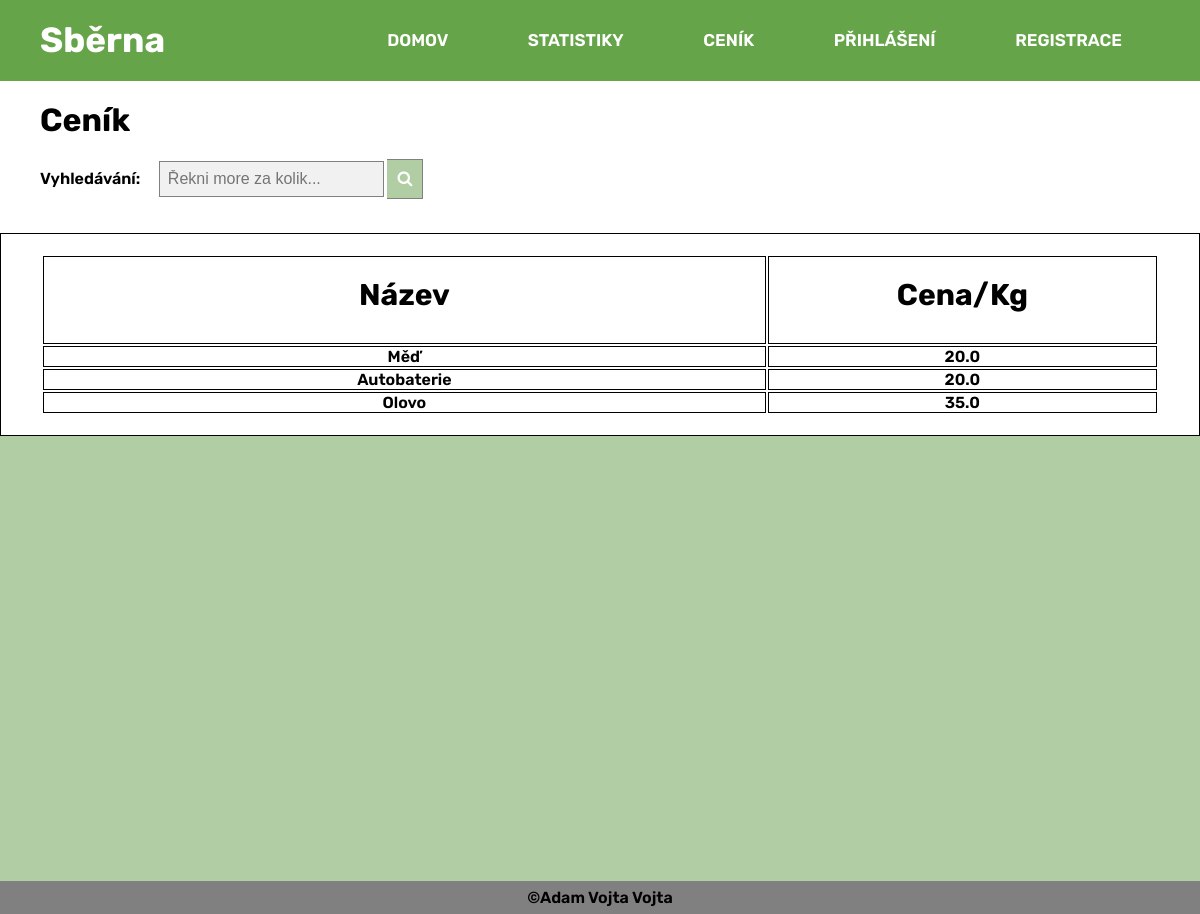
/cenik, run on the app's committed database.
### tables this page shows
CREATE TABLE ceny (id_ceny INTEGER NOT NULL PRIMARY KEY AUTOINCREMENT, datum_od DATE NOT NULL, datum_do DATE NOT NULL, cena FLOAT NOT NULL, id_typu_materialu INTEGER NOT NULL REFERENCES typy_materialu (id_typu_materialu));

CREATE TABLE typy_materialu (id_typu_materialu INTEGER NOT NULL PRIMARY KEY AUTOINCREMENT, nazev TEXT NOT NULL);

### app.py (the view, shortened to what this page needs)
@app.route('/cenik',methods=['GET','POST'])
def pricelist():
    connection = sqlite3.connect('sberna.db')
    cursor = connection.cursor()
    query = "SELECT nazev, cena FROM ceny JOIN typy_materialu ON (ceny.id_typu_materialu = typy_materialu.id_typu_materialu) WHERE datum_od <= datetime('now') AND datum_do >= datetime('now')"
    cursor.execute(query)
    results = cursor.fetchall()
    connection.close()
    return render_template("pricelist.jinja2",materials=results)

### templates/pricelist.jinja2 (shortened to what this page needs)
{% extends 'main.jinja2' %}
{% block content %}
<link rel="stylesheet" href="https://cdnjs.cloudflare.com/ajax/libs/font-awesome/4.7.0/css/font-awesome.min.css">
<h1 style="margin-left:40px;margin-top: 20px;margin-bottom: 20px;">
Ceník
</h1>
<form method="POST" class="pricelist__search">
<label>
Vyhledávání:
</label>
<input type="text" placeholder="Řekni more za kolik..." name="search">
<button type="submit"><i class="fa fa-search"></i></button>
</form>
<div class="pricelist__results">
<table style="width:100%;padding-top:20px;padding-left:40px;padding-right:40px;padding-bottom:20px;text-align:center;background-color:white;">
   <tr>
    <th style="width:65%;padding-top:20px;padding-bottom:30px;font-size:30px;">Název</th>
		<th style="padding-top:20px;padding-bottom:30px;font-size:30px;">Cena/Kg</th>
	 </tr>
   {% for i in materials %}
   <tr>
    <td>{{i[0]}}</td>
    <td>{{i[1]}}</td>
   </tr>
   {%endfor%}
  </table>
{% endblock %}

### static/css/structure.css (style rules this page uses)
* { margin: 0; padding: 0; }
body { display: flex; flex-direction: column; min-height: 100vh; }
form.pricelist__search { margin-bottom: 30px; }
form.pricelist__search input[type=text] { padding: 8px; font-size: 16px; border: 1px solid grey; background: #f1f1f1; }
form.pricelist__search label { margin-left: 40px; margin-bottom: 15px; margin-right: 15px; display: inline-block; }
form.pricelist__search button { padding: 10px; background: #B1CDA3; color: white; font-size: 16px; border: 1px solid grey; border-left: none; cursor: pointer; }
form.pricelist__search::after { content: ""; clear: both; display: table; }
.pricelist__results { width: 100%; height: 81vh; background-color: #B1CDA3; }
table, td, th { border: 1px solid; }

### static/css/text.css (style rules this page uses)
body { font-family: 'Rubik', sans-serif; font-weight: 600; }

### data on the page
ceny: nazev "Měď", cena "20.0"
ceny: nazev "Autobaterie", cena "20.0"
ceny: nazev "Olovo", cena "35.0"
